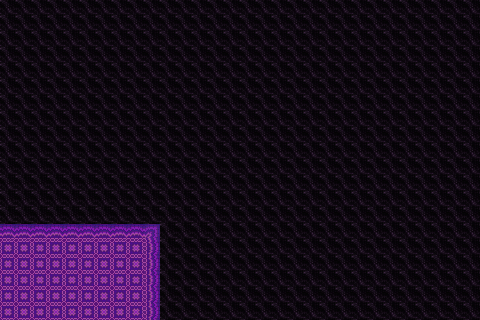

Tiled map render using the project's own tile images. Description and the whole map definition, tile-layer contents included, below:
An orthogonal 30x20 tile map with 16x16 px tiles, 1 tile layer (Tile Layer 1).

<map version="1.10" tiledversion="1.11.2" orientation="orthogonal" renderorder="right-down" width="30" height="20" tilewidth="16" tileheight="16" infinite="0" nextlayerid="2" nextobjectid="1">
 <tileset firstgid="1" source="../../tile/src/goop.tsx" />
 <layer id="1" name="Tile Layer 1" width="30" height="20">
  <data encoding="csv">
5,5,5,5,5,5,5,5,5,5,5,5,5,5,5,5,5,5,5,5,5,5,5,5,5,5,5,5,5,5,
5,5,5,5,5,5,5,5,5,5,5,5,5,5,5,5,5,5,5,5,5,5,5,5,5,5,5,5,5,5,
5,5,5,5,5,5,5,5,5,5,5,5,5,5,5,5,5,5,5,5,5,5,5,5,5,5,5,5,5,5,
5,5,5,5,5,5,5,5,5,5,5,5,5,5,5,5,5,5,5,5,5,5,5,5,5,5,5,5,5,5,
5,5,5,5,5,5,5,5,5,5,5,5,5,5,5,5,5,5,5,5,5,5,5,5,5,5,5,5,5,5,
5,5,5,5,5,5,5,5,5,5,5,5,5,5,5,5,5,5,5,5,5,5,5,5,5,5,5,5,5,5,
5,5,5,5,5,5,5,5,5,5,5,5,5,5,5,5,5,5,5,5,5,5,5,5,5,5,5,5,5,5,
5,5,5,5,5,5,5,5,5,5,5,5,5,5,5,5,5,5,5,5,5,5,5,5,5,5,5,5,5,5,
5,5,5,5,5,5,5,5,5,5,5,5,5,5,5,5,5,5,5,5,5,5,5,5,5,5,5,5,5,5,
5,5,5,5,5,5,5,5,5,5,5,5,5,5,5,5,5,5,5,5,5,5,5,5,5,5,5,5,5,5,
5,5,5,5,5,5,5,5,5,5,5,5,5,5,5,5,5,5,5,5,5,5,5,5,5,5,5,5,5,5,
5,5,5,5,5,5,5,5,5,5,5,5,5,5,5,5,5,5,5,5,5,5,5,5,5,5,5,5,5,5,
5,5,5,5,5,5,5,5,5,5,5,5,5,5,5,5,5,5,5,5,5,5,5,5,5,5,5,5,5,5,
5,5,5,5,5,5,5,5,5,5,5,5,5,5,5,5,5,5,5,5,5,5,5,5,5,5,5,5,5,5,
1,1,1,1,1,1,1,1,1,2,5,5,5,5,5,5,5,5,5,5,5,5,5,5,5,5,5,5,5,5,
4,4,4,4,4,4,4,4,4,3,5,5,5,5,5,5,5,5,5,5,5,5,5,5,5,5,5,5,5,5,
4,4,4,4,4,4,4,4,4,3,5,5,5,5,5,5,5,5,5,5,5,5,5,5,5,5,5,5,5,5,
4,4,4,4,4,4,4,4,4,3,5,5,5,5,5,5,5,5,5,5,5,5,5,5,5,5,5,5,5,5,
4,4,4,4,4,4,4,4,4,3,5,5,5,5,5,5,5,5,5,5,5,5,5,5,5,5,5,5,5,5,
4,4,4,4,4,4,4,4,4,3,5,5,5,5,5,5,5,5,5,5,5,5,5,5,5,5,5,5,5,5
</data>
 </layer>
</map>